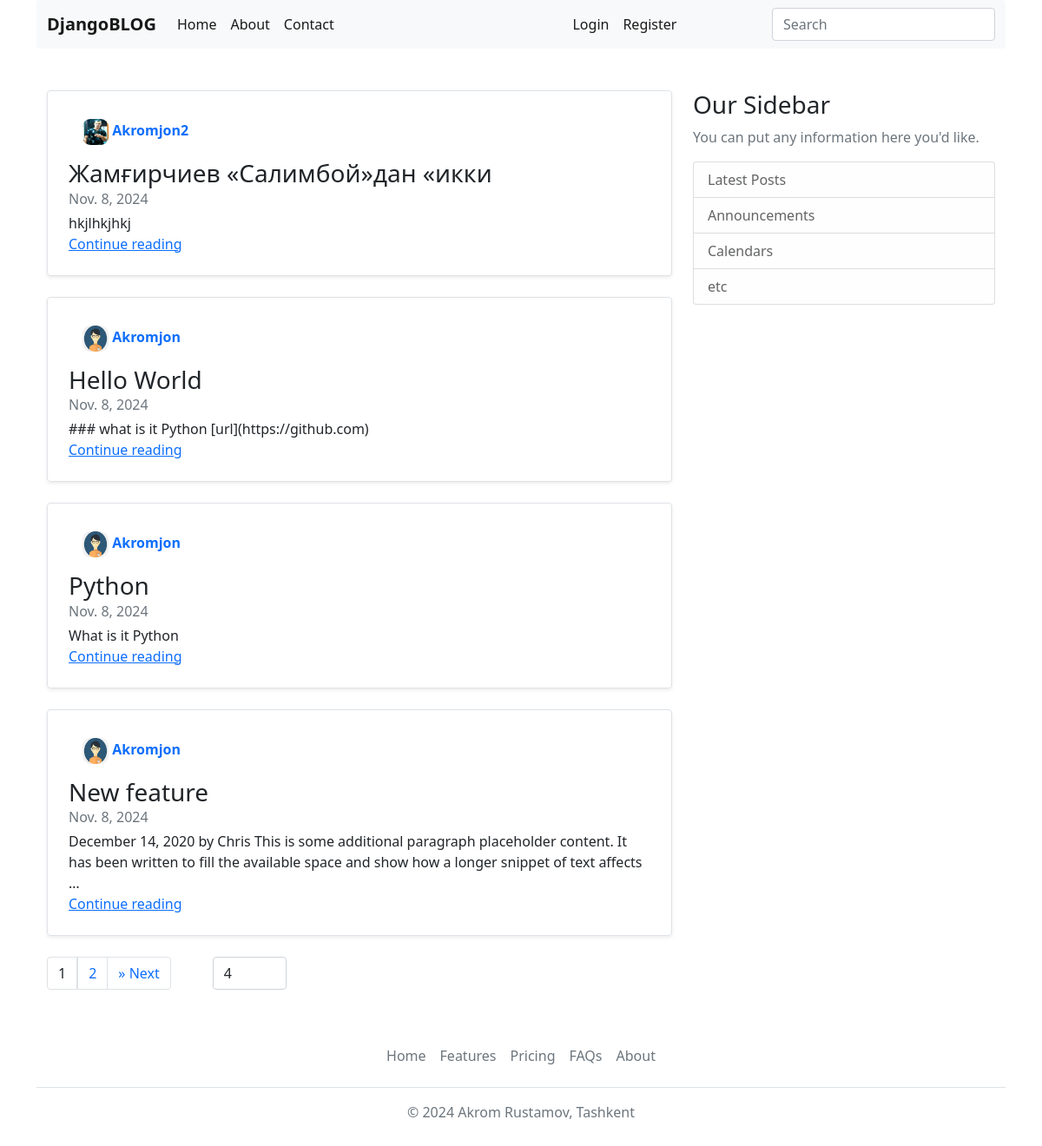
The app's page /, older data.
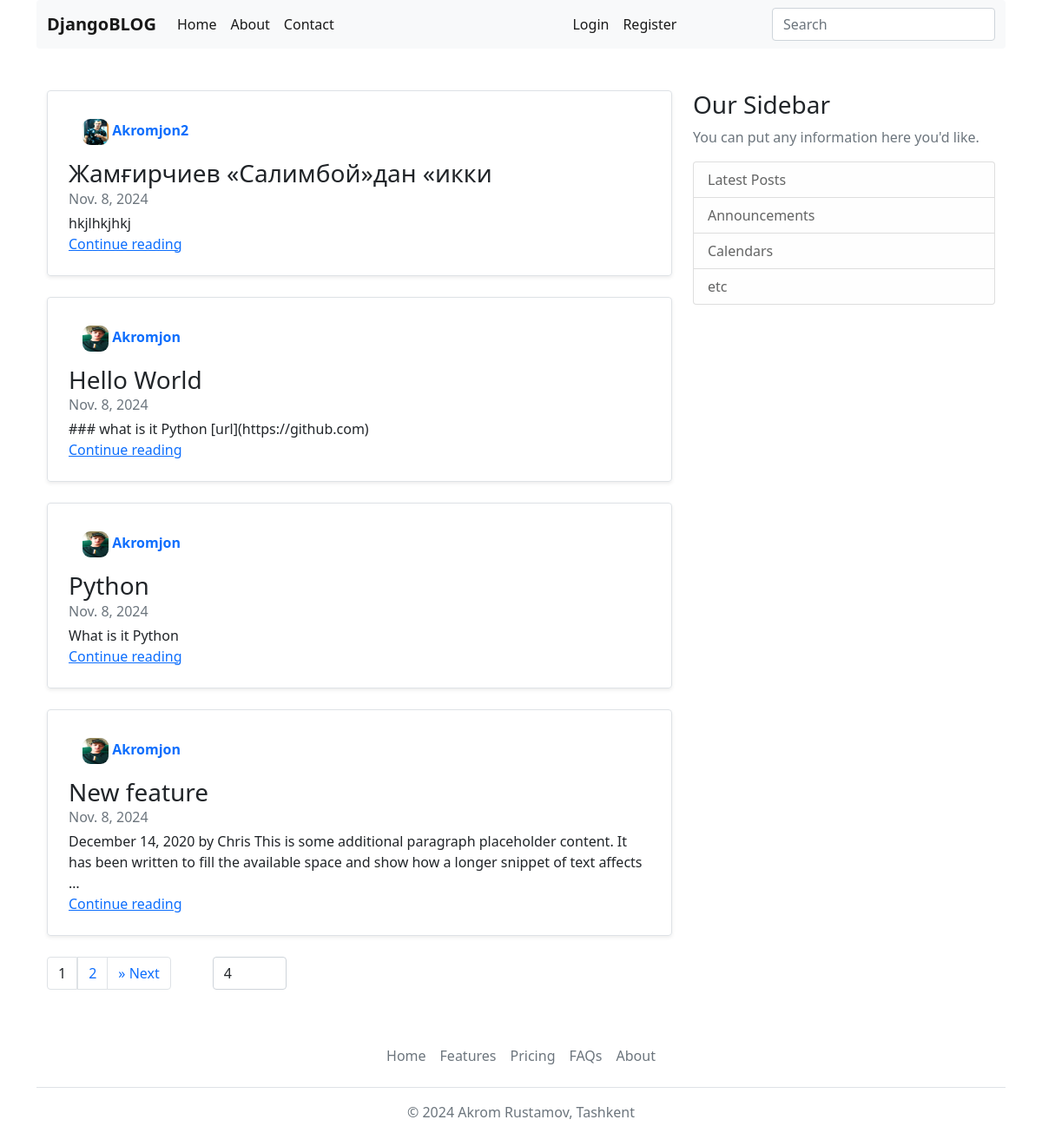
The same page, newer data.
### apps/blog/models.py (models this page shows, shortened)
class Post(TimestempedAbstractModel):
    title = models.CharField(max_length=120)
    slug = models.SlugField(max_length=255, unique=True, db_index=True)
    content = models.TextField()
    publisher_at = models.DateField()
    is_active = models.BooleanField(default=False)
    author = models.ForeignKey("User", models.CASCADE, "posts")
    watching = models.BigIntegerField(default=0)
    def get_absolute_url(self):
        return reverse("post_detail", kwargs={"slug": self.slug})
    def like_count(self):
        return self.post_likes.count()
    def comment_count(self):
        return self.post_comments.count()

class User(AbstractUser, TimestempedAbstractModel):
    avatar = models.ImageField(
        upload_to="avatars/", null=True, default="avatars/default/logo.png"
    )

### apps/blog/views.py (the view)
# urls.py: path("", views.HomePageView.as_view(), name="home"),
class HomePageView(TemplateView):
    template_name = "blog/home.html"
    def get(self, request):
        if request.user.is_authenticated:
            posts = Post.objects.exclude(author=request.user)
        else:
            posts = Post.objects.all()
        search_query = request.GET.get('search_query', None)
        page = request.GET.get("page", 1)
        size = request.GET.get("size", 4)
        posts = get_search_model_queryset(posts, search_query)
        page_obj = get_pagination_obj(posts, page, size)
        return render(
            request,
            "blog/home.html",
            {
                "page_obj": page_obj,
                "size_value": size,
                "search_query_value": search_query
            },
        )

### apps/blog/utils.py (called while the page is built, shortened)
def get_search_model_queryset(model_queryset: QuerySet, search_query: str = None) -> QuerySet:
    if search_query is None:
        return model_queryset

def get_pagination_obj(model_queryset: QuerySet, page: int = 1, size: int = 4) -> Page:
    return Paginator(model_queryset.order_by("id"), size).page(page)

### templates/blog/home.html (shortened to what this page needs)
{% extends 'base.html' %}
{% load static %}
{% block content %}
<main role="main" class="container" id="main-content">
  <div class="row">
    <div class="col-md-8">
        {% for post in page_obj.object_list %}
        <div class="col-md-12">
          <div class="row g-0 border rounded overflow-hidden flex-md-row mb-4 shadow-sm h-md-250 position-relative">
            <div class="col p-4 d-flex flex-column position-static">
              <div class="d-flex">
                <strong class="d-inline-block mb-2">
                  <a href="{% url 'user_profile' post.author.username %}" class="nav-link">
                    <img src="{{ post.author.avatar.url }}" style="border-radius: 30%;" width="30px" height="30px" alt="author logo">
                    {{ post.author }}
                  </a>
                </strong>
              </div>
              <h3 class="mb-0">{{ post.title }}</h3>
              <div class="mb-1 text-muted">{{ post.publisher_at }}</div>
              <p class="card-text mb-auto">{{ post.content|truncatewords_html:30 }}</p>
              <a href="{{ post.get_absolute_url }}" class="stretched-link">Continue reading</a>
            </div>
          </div>
        </div>
        {% empty %}
        <div align="center">
          <h3>Post not found</h3>
        </div>
        {% endfor %}
    </div>
    {% include 'components/latest_posts.html' %}
  </div>
  {% include 'components/paginators.html' %}
</main>
{% endblock %}

Row changes from the older to the newer data that the page shows:
changed Post "Hello World": author.avatar: picture removed, a placeholder shows
changed through a linked row, Post "Python": author.avatar: picture removed, a placeholder shows
changed through a linked row, Post "New feature": author.avatar: picture removed, a placeholder shows
